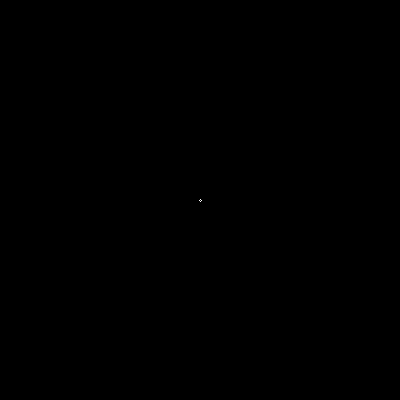
Frame 1 (no input)
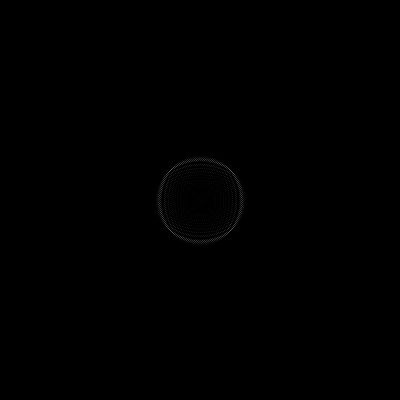
Frame 60 (no input)
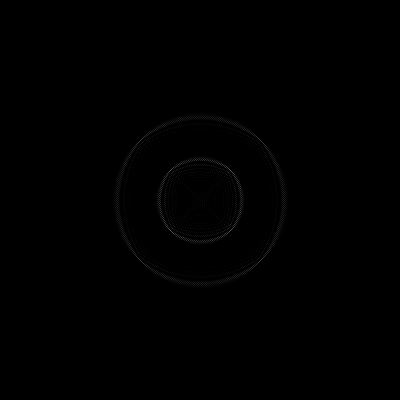
Frame 120 (the mouse pressed at the canvas centre since frame 60)

The p5.js sketch that drew these frames (run headless with seeded random() and noise() and a simulated clock; from frame 60 on, the mouse is pressed at the canvas centre):

// p5.js sketch
// ── sketch.js
const SIZE = 400;
let buffer1 = [];
let buffer2 = [];

const DAMPING = 0.999;

function setup() {
  createCanvas(SIZE, SIZE);
  pixelDensity(1);
  
  for (let i = 0; i < SIZE; i++) {
    buffer1.push(new Array(SIZE).fill(0));
    buffer2.push(new Array(SIZE).fill(0));
  }
  
  buffer1[SIZE/2][SIZE/2] = 1000;
}

function draw() {
  background(42);
  loadPixels();
  
  const hold = buffer2;
  buffer2 = buffer1;
  buffer1 = hold;
  
  for (let y = 0; y < SIZE; y++) {
    for (let x = 0; x < SIZE; x++) {
      const value = ((getValue(buffer2, x, y-1) + getValue(buffer2, x, y+1) + getValue(buffer2, x-1, y) + getValue(buffer2, x+1, y)) / 2 - buffer1[y][x]) * DAMPING;
      buffer1[y][x] = value;
      
      const i = x+y*SIZE;
      pixels[i*4+0] = buffer1[y][x];
      pixels[i*4+1] = buffer1[y][x];
      pixels[i*4+2] = buffer1[y][x];
      pixels[i*4+3] = 255;
    }
  }
  
  updatePixels();
}

function getValue(buffer, x, y) {
  if (x >= 0 && x < SIZE && y >= 0 && y < SIZE) {
    return buffer[y][x];
  }
  return 0;
}

function mousePressed() {
  if (mouseX >= 0 && mouseX < SIZE && mouseY >= 0 && mouseY < SIZE) {
    buffer1[floor(mouseY)][floor(mouseX)] = 1000;
  }
}
